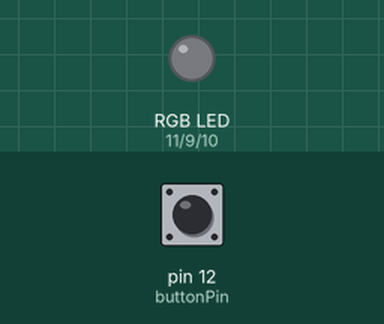
A sketch run on a simulated Arduino Uno, built with avr-gcc and run on an emulated ATmega328P. On the bench: an RGB LED mixed from three pins (HIGH = lit). Inputs (shaded band) come from the test bench; at power-on: pin 12 (buttonPin) LOW.

Above: at 1.2 s.
1.3 s: pin 12 (buttonPin) pulled HIGH for 0.15 s
At 1.9 s:
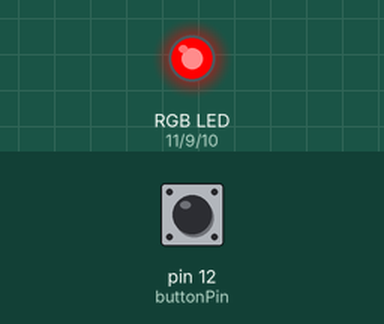
2.9 s: pin 12 (buttonPin) pulled HIGH for 1 s
At 4.2 s:
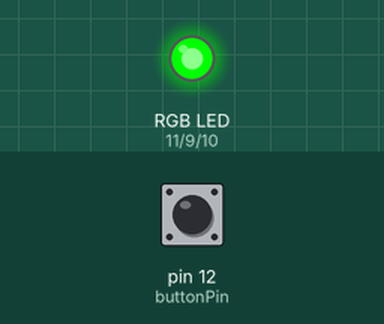
5.4 s: pin 12 (buttonPin) pulled HIGH for 0.15 s
At 6.2 s:
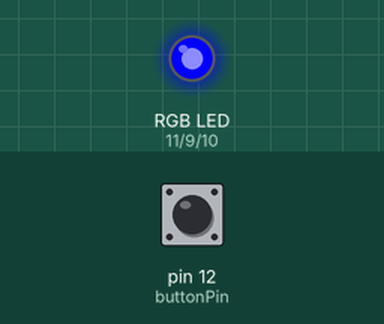
Timing chart, 0 to 8.4 s (numbered marks = the images above; inputs shaded):
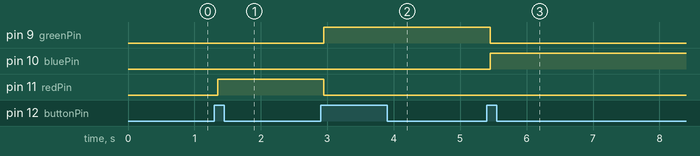

Measured:
- after the input at 1.3 s, pin 11 (redPin): LOW → HIGH after 0.05 s
- after the input at 2.9 s, pin 9 (greenPin): LOW → HIGH after 0.05 s; pin 11 (redPin): HIGH → LOW after 0.05 s
- after the input at 5.4 s, pin 9 (greenPin): HIGH → LOW after 0.05 s; pin 10 (bluePin): LOW → HIGH after 0.05 s

The sketch:

rgb_with_push_button1.ino
```cpp
 int buttonPin = 12;
int redPin = 11;
int greenPin = 9;
int bluePin = 10;

int buttonState = 0;
int lastButtonState = 0;
 long lastDebounceTime = 0;
 long debounceDelay = 50;
int clickCount = 0;
 long firstClickTime = 0;
 long secondClickTime = 0;

void setup() {
  pinMode(buttonPin, INPUT);
  pinMode(redPin, OUTPUT);
  pinMode(greenPin, OUTPUT);
  pinMode(bluePin, OUTPUT);
}

void loop() {
  int reading = digitalRead(buttonPin);

  if (reading != lastButtonState) {
    lastDebounceTime = millis();
  }

  if ((millis() - lastDebounceTime) > debounceDelay) {
    if (reading != buttonState) {
      buttonState = reading;

      if (buttonState == HIGH) {
        clickCount++;
        if (clickCount == 1) {
          firstClickTime = millis();
          setColor(255, 0, 0);  // Red
        } else if (clickCount == 2) {
          secondClickTime = millis();
          setColor(0, 255, 0);  // Green
        } else {
          setColor(0, 0, 255);  // Blue
        }
      }
    }
  }


  lastButtonState = reading;
}

void setColor(int red, int green, int blue) {
  analogWrite(redPin, red);
  analogWrite(greenPin, green);
  analogWrite(bluePin, blue);
}
```
